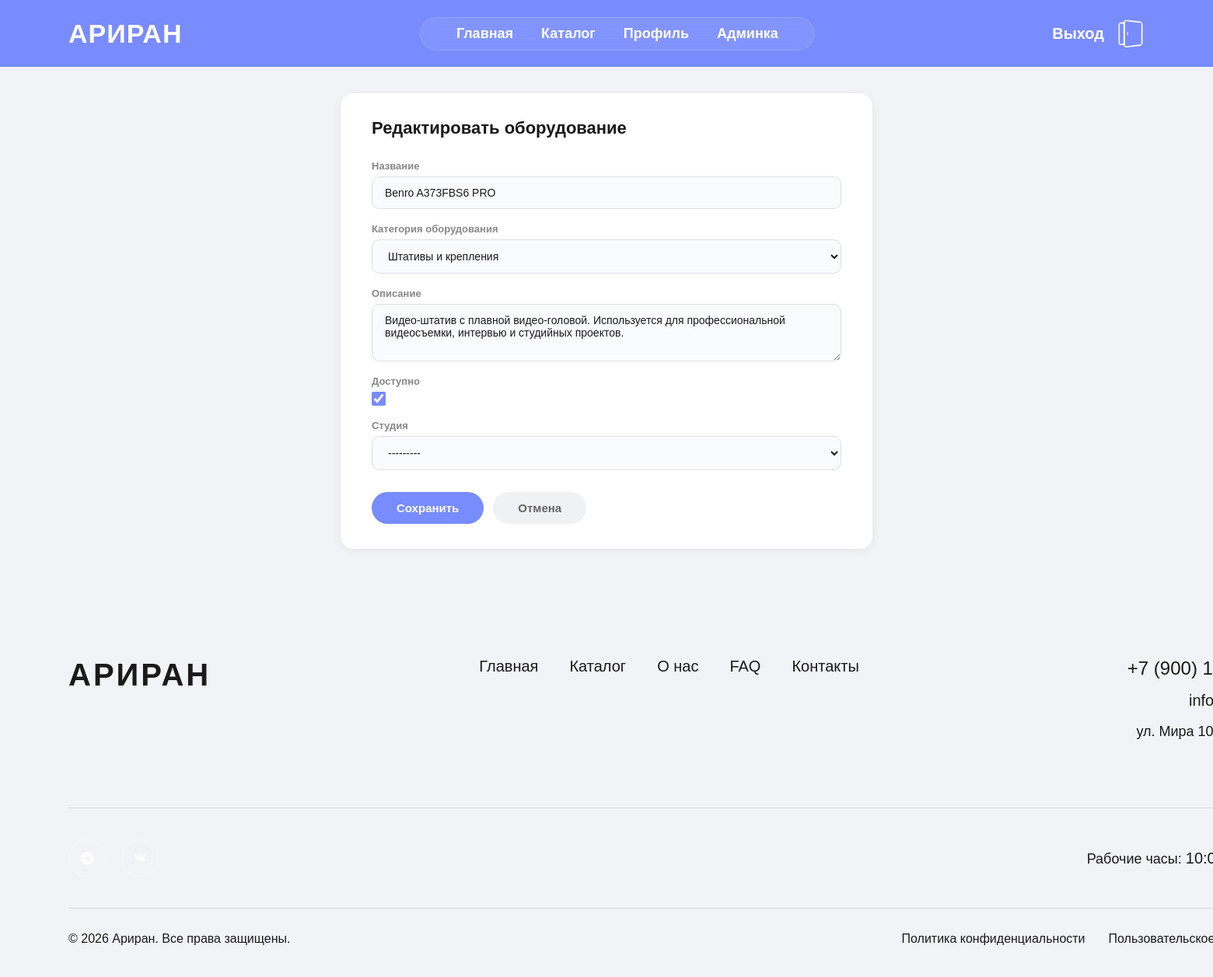
The app's page /admin-panel/equipment/3/edit/ (signed in) with its own data.
### studios/models.py (models this page shows, shortened)
class Equipment(models.Model):
    name = models.CharField('Название', max_length=255, null=False)
    category = models.ForeignKey(
        EquipmentCategory, on_delete=models.CASCADE,
        related_name='equipment',
        null=True, blank=True,
        verbose_name='Категория оборудования'
    )
    description = models.TextField('Описание', null=False, blank=True)
    is_available = models.BooleanField('Доступно', default=True, null=False)
    studio = models.ForeignKey(
        Studio, on_delete=models.CASCADE,
        related_name='equipment',
        null=True, blank=True,
        verbose_name='Студия'
    )
    class Meta:
        verbose_name = 'Оборудование'
        verbose_name_plural = 'Оборудование'
        db_table = 'equipment'

### studios/views.py (the view)
# urls.py: path('admin-panel/equipment/<int:pk>/edit/', views.admin_equipment_edit, name='admin_equipment_edit'),
@admin_required
def admin_equipment_edit(request, pk):
    obj = get_object_or_404(Equipment, pk=pk)
    if request.method == 'POST':
        form = EquipmentForm(request.POST, instance=obj)
        if form.is_valid():
            form.save()
            return redirect('studios:admin_equipment_list')
    else:
        form = EquipmentForm(instance=obj)
    return render(request, 'studios/admin_form.html', {'form': form, 'title': 'Редактировать оборудование', 'back_url': 'studios:admin_equipment_list'})

### studios/forms.py
class EquipmentForm(forms.ModelForm):
    class Meta:
        model = Equipment
        fields = ['name', 'category', 'description', 'is_available', 'studio']
        widgets = {
            'name': forms.TextInput(attrs={'class': 'adm-input'}),
            'category': forms.Select(attrs={'class': 'adm-select'}),
            'description': forms.Textarea(attrs={'class': 'adm-textarea', 'rows': 3}),
            'is_available': forms.CheckboxInput(attrs={'class': 'adm-checkbox'}),
            'studio': forms.Select(attrs={'class': 'adm-select'}),
        }

### studios/models.py (called while the page is built)
    def __str__(self):
        return self.name

    def __str__(self):
        return self.name

### studios/templates/studios/admin_form.html (shortened to what this page needs)
{% extends 'studios/base.html' %}
{% load static %}
{% block content %}
<div class="adm-page">
    <div class="adm-card">
        <div class="adm-card-title">{{ title }}</div>
        <form method="post">
            {% for field in form %}
            <div class="adm-field">
                <label class="adm-label">{{ field.label }}</label>
                {{ field }}
            </div>
            {% endfor %}
            <div class="adm-actions">
                <button type="submit" class="btn-save">Сохранить</button>
                <a href="{% url back_url %}" class="btn-back">Отмена</a>
            </div>
        </form>
    </div>
</div>
{% endblock %}

### studios/static/studios/css/style.css (style rules this page uses)
* { margin: 0; padding: 0; box-sizing: border-box; }
body { font-family: 'Helvetica', 'Helvetica Neue', Arial, sans-serif; overflow-x: hidden; background: #1a1a1a; }
a { text-decoration: none; color: inherit; }

### studios/templates/studios/admin_form.html (style rules this page uses)
body { background: #f2f3f7 !important; }
.adm-page { max-width: 860px; margin: 0 auto; padding: 120px 88px 60px; }
.adm-card { background: #fff; border-radius: 16px; padding: 32px 40px; box-shadow: 0 2px 12px rgba(0,0,0,0.06); }
.adm-card-title { font-size: 22px; font-weight: 700; color: #1a1a1a; margin-bottom: 28px; }
.adm-field { display: flex; flex-direction: column; gap: 6px; margin-bottom: 18px; }
.adm-label { font-size: 13px; font-weight: 600; color: #888; }
.adm-input, .adm-select, .adm-textarea { padding: 12px 16px; border: 1px solid #e0e0e0; border-radius: 10px; font-family: Helvetica, Arial, sans-serif; font-size: 14px; color: #1a1a1a; outline: none; transition: border-color 0.2s; background: #fafbff; width: 100%; }
.adm-textarea { resize: vertical; }
.adm-checkbox { width: 18px; height: 18px; accent-color: #788BFF; }
.adm-actions { display: flex; gap: 12px; margin-top: 28px; }
.btn-save { padding: 12px 32px; background: #788BFF; color: #fff; border: none; border-radius: 50px; font-size: 15px; font-weight: 600; cursor: pointer; font-family: Helvetica, Arial, sans-serif; transition: background 0.2s; }
.btn-back { padding: 12px 32px; background: #f0f1f5; color: #666; border: none; border-radius: 50px; font-size: 15px; font-weight: 600; text-decoration: none; font-family: Helvetica, Arial, sans-serif; transition: background 0.2s; }

### records on screen
Equipment: form "Benro A373FBS6 PRO" "Штативы и крепления" "Видео-штатив с плавной видео-головой. Используется для профессиональной видеосъемки, интервью и студийных проектов." "☑" "---------"

### other values on screen
{{ title }} "Редактировать оборудование"
{{ field.label }} "Название" "Категория оборудования" "Описание" "Доступно" "Студия"
